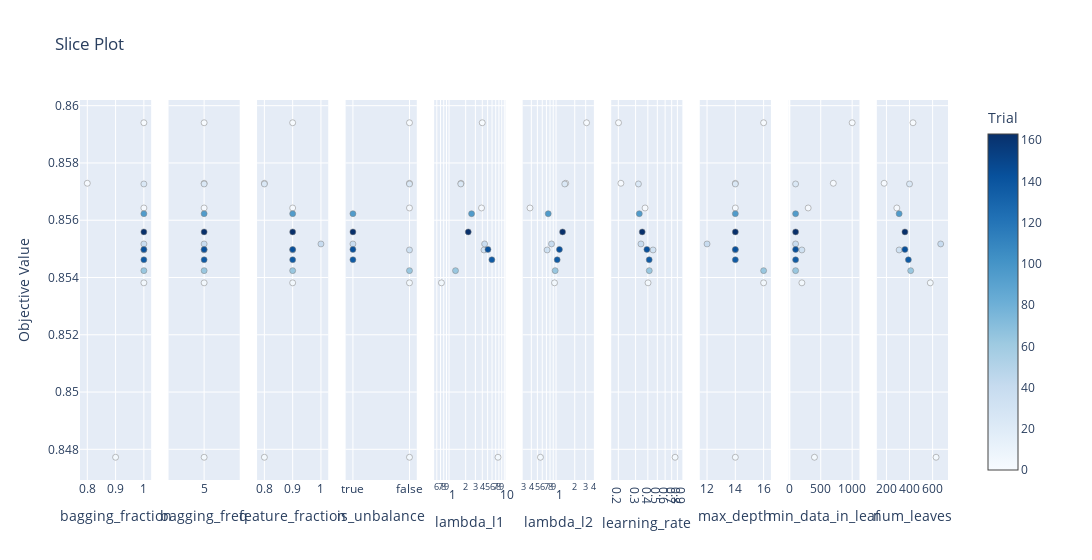

Source (notebook cell):
### Code cell
optuna.visualization.plot_slice(study)

### Figure 1 — Plotly figure (JSON) as saved in the notebook; plotly's stock layout.template omitted (floating-point values rounded to 4 significant figures)
{"data": [{"marker": {"color": [0, 1, 2, 3, 4, 24, 33, 39, 63, 95, 136, 143, 163], "colorbar": {"title": {"text": "Trial"}, "x": 1, "xpad": 40}, "colorscale": [[0, "rgb(247,251,255)"], [0.125, "rgb(222,235,247)"], [0.25, "rgb(198,219,239)"], [0.375, "rgb(158,202,225)"], [0.5, "rgb(107,174,214)"], [0.625, "rgb(66,146,198)"], [0.75, "rgb(33,113,181)"], [0.875, "rgb(8,81,156)"], [1, "rgb(8,48,107)"]], "line": {"color": "Grey", "width": 0.5}, "showscale": true}, "mode": "markers", "showlegend": false, "type": "scatter", "x": [1, 0.8, 1, 0.9, 1, 1, 1, 1, 1, 1, 1, 1, 1], "xaxis": "x", "y": [0.8594, 0.8573, 0.8564, 0.8477, 0.8538, 0.8573, 0.855, 0.8552, 0.8542, 0.8562, 0.8546, 0.855, 0.8556], "yaxis": "y"}, {"marker": {"color": [0, 1, 2, 3, 4, 24, 33, 39, 63, 95, 136, 143, 163], "colorbar": {"title": {"text": "Trial"}, "x": 1, "xpad": 40}, "colorscale": [[0, "rgb(247,251,255)"], [0.125, "rgb(222,235,247)"], [0.25, "rgb(198,219,239)"], [0.375, "rgb(158,202,225)"], [0.5, "rgb(107,174,214)"], [0.625, "rgb(66,146,198)"], [0.75, "rgb(33,113,181)"], [0.875, "rgb(8,81,156)"], [1, "rgb(8,48,107)"]], "line": {"color": "Grey", "width": 0.5}, "showscale": false}, "mode": "markers", "showlegend": false, "type": "scatter", "x": [5, 5, 5, 5, 5, 5, 5, 5, 5, 5, 5, 5, 5], "xaxis": "x2", "y": [0.8594, 0.8573, 0.8564, 0.8477, 0.8538, 0.8573, 0.855, 0.8552, 0.8542, 0.8562, 0.8546, 0.855, 0.8556], "yaxis": "y2"}, {"marker": {"color": [0, 1, 2, 3, 4, 24, 33, 39, 63, 95, 136, 143, 163], "colorbar": {"title": {"text": "Trial"}, "x": 1, "xpad": 40}, "colorscale": [[0, "rgb(247,251,255)"], [0.125, "rgb(222,235,247)"], [0.25, "rgb(198,219,239)"], [0.375, "rgb(158,202,225)"], [0.5, "rgb(107,174,214)"], [0.625, "rgb(66,146,198)"], [0.75, "rgb(33,113,181)"], [0.875, "rgb(8,81,156)"], [1, "rgb(8,48,107)"]], "line": {"color": "Grey", "width": 0.5}, "showscale": false}, "mode": "markers", "showlegend": false, "type": "scatter", "x": [0.9, 0.8, 0.9, 0.8, 0.9, 0.8, 0.9, 1, 0.9, 0.9, 0.9, 0.9, 0.9], "xaxis": "x3", "y": [0.8594, 0.8573, 0.8564, 0.8477, 0.8538, 0.8573, 0.855, 0.8552, 0.8542, 0.8562, 0.8546, 0.855, 0.8556], "yaxis": "y3"}, {"marker": {"color": [0, 1, 2, 3, 4, 24, 33, 39, 63, 95, 136, 143, 163], "colorbar": {"title": {"text": "Trial"}, "x": 1, "xpad": 40}, "colorscale": [[0, "rgb(247,251,255)"], [0.125, "rgb(222,235,247)"], [0.25, "rgb(198,219,239)"], [0.375, "rgb(158,202,225)"], [0.5, "rgb(107,174,214)"], [0.625, "rgb(66,146,198)"], [0.75, "rgb(33,113,181)"], [0.875, "rgb(8,81,156)"], [1, "rgb(8,48,107)"]], "line": {"color": "Grey", "width": 0.5}, "showscale": false}, "mode": "markers", "showlegend": false, "type": "scatter", "x": [false, false, false, false, false, false, false, true, false, true, true, true, true], "xaxis": "x4", "y": [0.8594, 0.8573, 0.8564, 0.8477, 0.8538, 0.8573, 0.855, 0.8552, 0.8542, 0.8562, 0.8546, 0.855, 0.8556], "yaxis": "y4"}, {"marker": {"color": [0, 1, 2, 3, 4, 24, 33, 39, 63, 95, 136, 143, 163], "colorbar": {"title": {"text": "Trial"}, "x": 1, "xpad": 40}, "colorscale": [[0, "rgb(247,251,255)"], [0.125, "rgb(222,235,247)"], [0.25, "rgb(198,219,239)"], [0.375, "rgb(158,202,225)"], [0.5, "rgb(107,174,214)"], [0.625, "rgb(66,146,198)"], [0.75, "rgb(33,113,181)"], [0.875, "rgb(8,81,156)"], [1, "rgb(8,48,107)"]], "line": {"color": "Grey", "width": 0.5}, "showscale": false}, "mode": "markers", "showlegend": false, "type": "scatter", "x": [3.991, 1.646, 3.876, 7.701, 0.7283, 1.632, 4.288, 4.401, 1.309, 2.556, 5.962, 5.066, 2.226], "xaxis": "x5", "y": [0.8594, 0.8573, 0.8564, 0.8477, 0.8538, 0.8573, 0.855, 0.8552, 0.8542, 0.8562, 0.8546, 0.855, 0.8556], "yaxis": "y5"}, {"marker": {"color": [0, 1, 2, 3, 4, 24, 33, 39, 63, 95, 136, 143, 163], "colorbar": {"title": {"text": "Trial"}, "x": 1, "xpad": 40}, "colorscale": [[0, "rgb(247,251,255)"], [0.125, "rgb(222,235,247)"], [0.25, "rgb(198,219,239)"], [0.375, "rgb(158,202,225)"], [0.5, "rgb(107,174,214)"], [0.625, "rgb(66,146,198)"], [0.75, "rgb(33,113,181)"], [0.875, "rgb(8,81,156)"], [1, "rgb(8,48,107)"]], "line": {"color": "Grey", "width": 0.5}, "showscale": false}, "mode": "markers", "showlegend": false, "type": "scatter", "x": [3.099, 1.432, 0.3804, 0.5608, 0.9448, 1.381, 0.7186, 0.8452, 0.9682, 0.748, 1.043, 1.133, 1.274], "xaxis": "x6", "y": [0.8594, 0.8573, 0.8564, 0.8477, 0.8538, 0.8573, 0.855, 0.8552, 0.8542, 0.8562, 0.8546, 0.855, 0.8556], "yaxis": "y6"}, {"marker": {"color": [0, 1, 2, 3, 4, 24, 33, 39, 63, 95, 136, 143, 163], "colorbar": {"title": {"text": "Trial"}, "x": 1, "xpad": 40}, "colorscale": [[0, "rgb(247,251,255)"], [0.125, "rgb(222,235,247)"], [0.25, "rgb(198,219,239)"], [0.375, "rgb(158,202,225)"], [0.5, "rgb(107,174,214)"], [0.625, "rgb(66,146,198)"], [0.75, "rgb(33,113,181)"], [0.875, "rgb(8,81,156)"], [1, "rgb(8,48,107)"]], "line": {"color": "Grey", "width": 0.5}, "showscale": false}, "mode": "markers", "showlegend": false, "type": "scatter", "x": [0.2009, 0.2124, 0.3748, 0.758, 0.4019, 0.3206, 0.4519, 0.34, 0.4136, 0.3272, 0.4128, 0.3912, 0.3502], "xaxis": "x7", "y": [0.8594, 0.8573, 0.8564, 0.8477, 0.8538, 0.8573, 0.855, 0.8552, 0.8542, 0.8562, 0.8546, 0.855, 0.8556], "yaxis": "y7"}, {"marker": {"color": [0, 1, 2, 3, 4, 24, 33, 39, 63, 95, 136, 143, 163], "colorbar": {"title": {"text": "Trial"}, "x": 1, "xpad": 40}, "colorscale": [[0, "rgb(247,251,255)"], [0.125, "rgb(222,235,247)"], [0.25, "rgb(198,219,239)"], [0.375, "rgb(158,202,225)"], [0.5, "rgb(107,174,214)"], [0.625, "rgb(66,146,198)"], [0.75, "rgb(33,113,181)"], [0.875, "rgb(8,81,156)"], [1, "rgb(8,48,107)"]], "line": {"color": "Grey", "width": 0.5}, "showscale": false}, "mode": "markers", "showlegend": false, "type": "scatter", "x": [16, 14, 14, 14, 16, 14, 14, 12, 16, 14, 14, 14, 14], "xaxis": "x8", "y": [0.8594, 0.8573, 0.8564, 0.8477, 0.8538, 0.8573, 0.855, 0.8552, 0.8542, 0.8562, 0.8546, 0.855, 0.8556], "yaxis": "y8"}, {"marker": {"color": [0, 1, 2, 3, 4, 24, 33, 39, 63, 95, 136, 143, 163], "colorbar": {"title": {"text": "Trial"}, "x": 1, "xpad": 40}, "colorscale": [[0, "rgb(247,251,255)"], [0.125, "rgb(222,235,247)"], [0.25, "rgb(198,219,239)"], [0.375, "rgb(158,202,225)"], [0.5, "rgb(107,174,214)"], [0.625, "rgb(66,146,198)"], [0.75, "rgb(33,113,181)"], [0.875, "rgb(8,81,156)"], [1, "rgb(8,48,107)"]], "line": {"color": "Grey", "width": 0.5}, "showscale": false}, "mode": "markers", "showlegend": false, "type": "scatter", "x": [1000, 700, 300, 400, 200, 100, 200, 100, 100, 100, 100, 100, 100], "xaxis": "x9", "y": [0.8594, 0.8573, 0.8564, 0.8477, 0.8538, 0.8573, 0.855, 0.8552, 0.8542, 0.8562, 0.8546, 0.855, 0.8556], "yaxis": "y9"}, {"marker": {"color": [0, 1, 2, 3, 4, 24, 33, 39, 63, 95, 136, 143, 163], "colorbar": {"title": {"text": "Trial"}, "x": 1, "xpad": 40}, "colorscale": [[0, "rgb(247,251,255)"], [0.125, "rgb(222,235,247)"], [0.25, "rgb(198,219,239)"], [0.375, "rgb(158,202,225)"], [0.5, "rgb(107,174,214)"], [0.625, "rgb(66,146,198)"], [0.75, "rgb(33,113,181)"], [0.875, "rgb(8,81,156)"], [1, "rgb(8,48,107)"]], "line": {"color": "Grey", "width": 0.5}, "showscale": false}, "mode": "markers", "showlegend": false, "type": "scatter", "x": [430, 180, 290, 630, 580, 400, 310, 670, 410, 310, 390, 360, 360], "xaxis": "x10", "y": [0.8594, 0.8573, 0.8564, 0.8477, 0.8538, 0.8573, 0.855, 0.8552, 0.8542, 0.8562, 0.8546, 0.855, 0.8556], "yaxis": "y10"}], "layout": {"title": {"text": "Slice Plot"}, "width": 3000, "xaxis": {"anchor": "y", "domain": [0, 0.082], "title": {"text": "bagging_fraction"}}, "xaxis10": {"anchor": "y10", "domain": [0.918, 1.0], "title": {"text": "num_leaves"}}, "xaxis2": {"anchor": "y2", "categoryarray": [5], "categoryorder": "array", "domain": [0.102, 0.184], "title": {"text": "bagging_freq"}, "type": "category"}, "xaxis3": {"anchor": "y3", "domain": [0.204, 0.286], "title": {"text": "feature_fraction"}}, "xaxis4": {"anchor": "y4", "categoryarray": [true, false], "categoryorder": "array", "domain": [0.306, 0.388], "title": {"text": "is_unbalance"}, "type": "category"}, "xaxis5": {"anchor": "y5", "domain": [0.408, 0.49], "title": {"text": "lambda_l1"}, "type": "log"}, "xaxis6": {"anchor": "y6", "domain": [0.51, 0.592], "title": {"text": "lambda_l2"}, "type": "log"}, "xaxis7": {"anchor": "y7", "domain": [0.612, 0.694], "title": {"text": "learning_rate"}, "type": "log"}, "xaxis8": {"anchor": "y8", "domain": [0.714, 0.796], "title": {"text": "max_depth"}}, "xaxis9": {"anchor": "y9", "domain": [0.816, 0.898], "title": {"text": "min_data_in_leaf"}}, "yaxis": {"anchor": "x", "domain": [0, 1], "title": {"text": "Objective Value"}}, "yaxis10": {"anchor": "x10", "domain": [0, 1], "matches": "y", "showticklabels": false}, "yaxis2": {"anchor": "x2", "domain": [0, 1], "matches": "y", "showticklabels": false}, "yaxis3": {"anchor": "x3", "domain": [0, 1], "matches": "y", "showticklabels": false}, "yaxis4": {"anchor": "x4", "domain": [0, 1], "matches": "y", "showticklabels": false}, "yaxis5": {"anchor": "x5", "domain": [0, 1], "matches": "y", "showticklabels": false}, "yaxis6": {"anchor": "x6", "domain": [0, 1], "matches": "y", "showticklabels": false}, "yaxis7": {"anchor": "x7", "domain": [0, 1], "matches": "y", "showticklabels": false}, "yaxis8": {"anchor": "x8", "domain": [0, 1], "matches": "y", "showticklabels": false}, "yaxis9": {"anchor": "x9", "domain": [0, 1], "matches": "y", "showticklabels": false}}}
